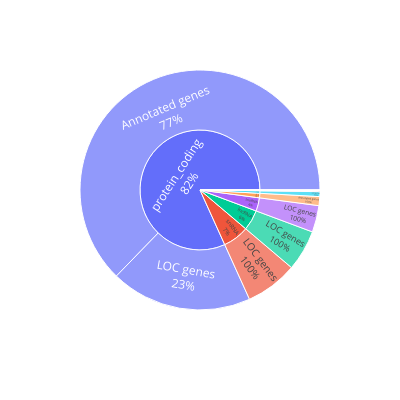

The cell this chart's notebook holds for it:
### Code cell
## Copy the dataframe
plot_lo = gff_lo[["biotype", "gene_name","is_LOC_gene"]].copy()
## Drop the NaN values 
plot_lo_clean = plot_lo.dropna()
## Drop any duplicates for genes 
plot_lo_clean = plot_lo_clean.drop_duplicates()
## Plot just the biotype and is_LOC_gene field
sunburst_data = (
    plot_lo_clean
    .groupby(["biotype", "is_LOC_gene"])
    .size()
    .reset_index(name="count"))
# print(sunburst_data.head())
fig = px.sunburst(
    sunburst_data,
    path=["biotype", "is_LOC_gene"],  # Hierarchy
    values="count",                                 # Aggregation metric
    # title="LiftOff transfered OctDeg1 gene type distribution",
    width=400, height=400)

# Customize the text display
fig.update_traces(
    textinfo='label+percent parent',  # Shows category, percentage, and count
    # insidetextorientation='radial'  # Better text orientation
)
# Save as PNG (high quality)
fig.write_image("sunburst_plot_liftOff.png", scale=3)  # scale=3 for high DPI
fig.show()

### Figure 1 — Plotly figure (JSON) as saved in the notebook; plotly's stock layout.template omitted (floating-point values rounded to 4 significant figures)
{"data": [{"branchvalues": "total", "domain": {"x": [0, 1], "y": [0, 1]}, "hovertemplate": "labels=%{label}<br>count=%{value}<br>parent=%{parent}<br>id=%{id}<extra></extra>", "ids": ["misc_RNA/Annotated genes", "protein_coding/Annotated genes", "tRNA/Annotated genes", "C_region/LOC genes", "V_segment/LOC genes", "guide_RNA/LOC genes", "lncRNA/LOC genes", "misc_RNA/LOC genes", "protein_coding/LOC genes", "rRNA/LOC genes", "snRNA/LOC genes", "snoRNA/LOC genes", "C_region", "V_segment", "guide_RNA", "lncRNA", "misc_RNA", "protein_coding", "rRNA", "snRNA", "snoRNA", "tRNA"], "labels": ["Annotated genes", "Annotated genes", "Annotated genes", "LOC genes", "LOC genes", "LOC genes", "LOC genes", "LOC genes", "LOC genes", "LOC genes", "LOC genes", "LOC genes", "C_region", "V_segment", "guide_RNA", "lncRNA", "misc_RNA", "protein_coding", "rRNA", "snRNA", "snoRNA", "tRNA"], "name": "", "parents": ["misc_RNA", "protein_coding", "tRNA", "C_region", "V_segment", "guide_RNA", "lncRNA", "misc_RNA", "protein_coding", "rRNA", "snRNA", "snoRNA", "", "", "", "", "", "", "", "", "", ""], "textinfo": "label+percent parent", "type": "sunburst", "values": [2, 15750, 304, 11, 164, 35, 1385, 7, 4782, 1, 1766, 902, 11, 164, 35, 1385, 9, 20532, 1, 1766, 902, 304]}], "layout": {"height": 400, "legend": {"tracegroupgap": 0}, "margin": {"t": 60}, "width": 400}}
